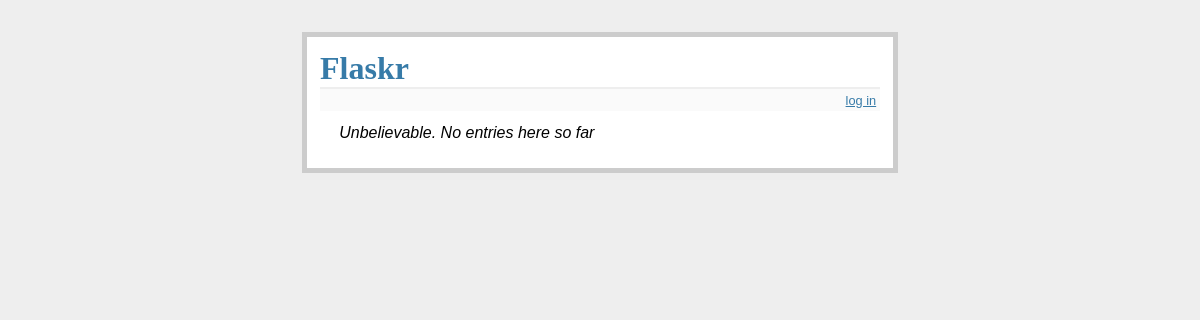
Before: / with the older database file.
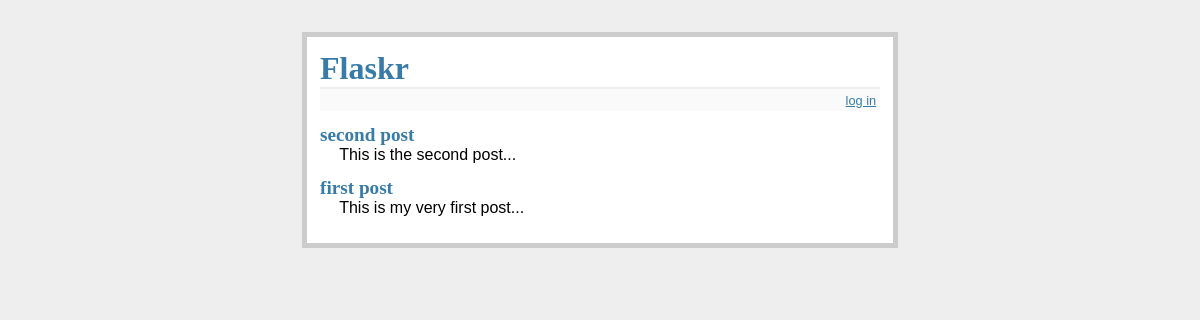
After: the same page with the newer database file.
### tables this page shows
CREATE TABLE entries (
  id integer primary key autoincrement,
  title text not null,
  'text' text not null
);

### flaskr.py (the view)
@app.route('/')
def show_entries():
    db = get_db()
    cur = db.execute('select title, text from entries order by id desc')
    entries = cur.fetchall()
    return render_template('show_entries.html', entries=entries)

### flaskr.py (called while the page is built)
def connect_db():
    rv = sqlite3.connect(app.config['DATABASE'])
    rv.row_factory = sqlite3.Row
    return rv

def get_db():
    if not hasattr(g, 'sqlite_db'):
        g.sqlite_db = connect_db()
    return g.sqlite_db

### templates/show_entries.html (shortened to what this page needs)
{% extends "layout.html" %}
{% block body %}
  <ul class=entries>
  {% for entry in entries %}
    <li><h2>{{ entry.title }}</h2>{{ entry.text|safe }}
  {% else %}
    <li><em>Unbelievable.  No entries here so far</em>
  {% endfor %}
  </ul>
{% endblock %}

### templates/layout.html (shortened to what this page needs)
<!doctype html>
<link rel=stylesheet type=text/css href="{{ url_for('static', filename='style.css') }}">
<div class=page>
  <h1>Flaskr</h1>
  <div class=metanav>
  {% if not session.logged_in %}
    <a href="{{ url_for('login') }}">log in</a>
  {% else %}
    <a href="{{ url_for('logout') }}">log out</a>
  {% endif %}
  </div>
  {% block body %}{% endblock %}
</div>

### static/style.css (style rules this page uses)
a, h1, h2 { color: #377ba8; }
h1, h2 { font-family: 'Georgia', serif; margin: 0; }
h1 { border-bottom: 2px solid #eee; }
h2 { font-size: 1.2em; }
.page { margin: 2em auto; width: 35em; border: 5px solid #ccc; padding: 0.8em; background: white; }
.entries { list-style: none; margin: 0; padding: 0; }
.entries li { margin: 0.8em 1.2em; }
.entries li h2 { margin-left: -1em; }
.metanav { text-align: right; font-size: 0.8em; padding: 0.3em; margin-bottom: 1em; background: #fafafa; }

Changed rows visible on the page:
added entries: title "second post", text "This is the second post..."
added entries: title "first post", text "This is my very first post..."
Other visible differences:
text no longer shown: "Unbelievable. No entries here so far"
